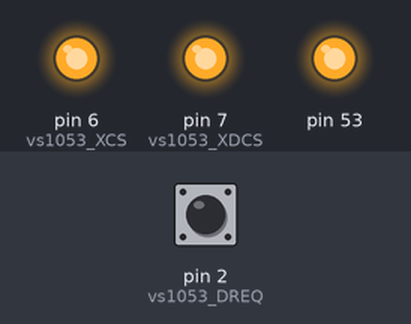
The sketch below on a simulated Arduino Mega 2560, built with avr-gcc and run on an emulated ATmega2560. On the bench: output pins drawn as LEDs (lit = HIGH). The inputs (shaded band) are chosen by the test bench; at power-on: pin 2 (vs1053_DREQ) HIGH. Pins used as bus, display or sensor lines are not drawn; what the sketch prints to the serial monitor is not drawn.

Above: at 0.2 s.
Timing chart, 0 to 1.7 s (numbered marks = the images above):
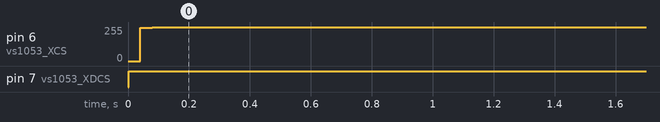

The sketch:

vs1053RTMIDITest.ino
```cpp
#include <SPI.h>
#define vs1053_XCS    6 // Control Chip Select Pin (for accessing SPI Control/Status registers)
#define vs1053_XDCS   7 // Data Chip Select / BSYNC Pin
#define vs1053_DREQ   2 // Data Request Pin: Player asks for more data
#define vs1053_RESET  8 // Reset is active low
#define sd_DATA  9
#define sd_CLK 52
const unsigned short sVS1053b_Realtime_MIDI_Plugin[28] = { /* Compressed plugin */
  0x0007, 0x0001, 0x8050, 0x0006, 0x0014, 0x0030, 0x0715, 0xb080, /*    0 */
  0x3400, 0x0007, 0x9255, 0x3d00, 0x0024, 0x0030, 0x0295, 0x6890, /*    8 */
  0x3400, 0x0030, 0x0495, 0x3d00, 0x0024, 0x2908, 0x4d40, 0x0030, /*   10 */
  0x0200, 0x000a, 0x0001, 0x0050,
};
void VSWriteRegister(unsigned char addressbyte, unsigned char highbyte, unsigned char lowbyte){
  while(!digitalRead(vs1053_DREQ)) ;
  digitalWrite(vs1053_XCS, LOW);
  SPI.transfer(0x02);
  SPI.transfer(addressbyte);
  SPI.transfer(highbyte);
  SPI.transfer(lowbyte);
  while(!digitalRead(vs1053_DREQ));
  digitalWrite(vs1053_XCS, HIGH);
}
void VSLoadUserCode(void) {
  int i = 0;
  while (i<sizeof(sVS1053b_Realtime_MIDI_Plugin)/sizeof(sVS1053b_Realtime_MIDI_Plugin[0])) {
    unsigned short addr, n, val;
    addr = sVS1053b_Realtime_MIDI_Plugin[i++];
    n = sVS1053b_Realtime_MIDI_Plugin[i++];
    while (n--) {
      val = sVS1053b_Realtime_MIDI_Plugin[i++];
      VSWriteRegister(addr, val >> 8, val & 0xFF);
    }
  }
}
void setup(){
  // When using Arduino Mega set 11,12,13 to high
  pinMode(11, INPUT_PULLUP);       // Connect to Pin 50
  pinMode(12, INPUT_PULLUP);       // Connect to Pin 51
  pinMode(13, INPUT_PULLUP);       // Connect to Pin 52

  pinMode(vs1053_DREQ,     INPUT);
  pinMode(vs1053_XCS,     OUTPUT);
  pinMode(vs1053_XDCS,    OUTPUT);
  pinMode(vs1053_RESET,   OUTPUT);
  digitalWrite(vs1053_XCS,  HIGH);
  digitalWrite(vs1053_XDCS, HIGH);
  digitalWrite(vs1053_RESET, LOW);
  SPI.begin();
  SPI.setBitOrder(MSBFIRST);
  SPI.setDataMode(SPI_MODE0);
  SPI.setClockDivider(SPI_CLOCK_DIV16);
  delayMicroseconds(1);
  digitalWrite(vs1053_RESET, HIGH);
  VSLoadUserCode();
  Serial.begin(9600);
  Serial.println("vs1053 MP3 Shield Real Time MIDI test");
}
void sendSPIMIDI(byte data){
  SPI.transfer(0);
  SPI.transfer(data);
}
void sendMIDI(byte cmd, byte data1, byte data2) {
  while (!digitalRead(vs1053_DREQ));
  digitalWrite(vs1053_XDCS, LOW);
  sendSPIMIDI(cmd);
  if( (cmd & 0xF0) <= 0xB0 || (cmd & 0xF0) >= 0xE0) {
    sendSPIMIDI(data1);
    sendSPIMIDI(data2);
  }
  else {
    sendSPIMIDI(data1);
  }
  digitalWrite(vs1053_XDCS, HIGH);
}
void noteOn(byte channel, byte note, byte attack_velocity) {
  sendMIDI( (0x90 | channel), note, attack_velocity);
}
void noteOff(byte channel, byte note, byte release_velocity) {
  sendMIDI( (0x80 | channel), note, release_velocity);
}
void loop() {
  for(int m=0; m<16;m++){
    for(int n=60;n<90;n++){
    noteOn(m,n,90);
    delay(100);
    noteOff(m,n,0);
    delay(100);
    }
  }
}
```

Measured:
- by itself, pin 6 (vs1053_XCS): 0/255 → 255/255 at 0.04 s
- by itself, pin 7 (vs1053_XDCS): LOW → HIGH at 0.00 s
